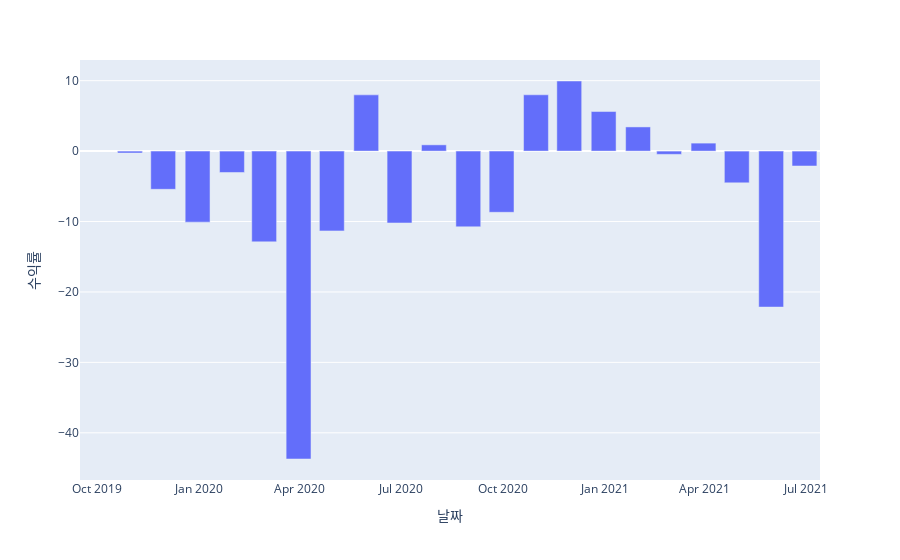

Notebook source saved alongside this figure:
### Code cell
df_month = df.copy()
df_month = df_month.asfreq("D").fillna(method="ffill")

df_month = df_month.asfreq("M").fillna(method="ffill")

df_month['수익률'] = df_month['자산'].pct_change()
df_month = df_month.reset_index()
df_month['누적수익률'] = (df_month['수익률']+1).cumprod() - 1
df_month['수익률'] = df_month['수익률']*100
df_month['누적수익률'] = df_month['누적수익률']*100
px.bar(df_month, x="날짜", y="수익률")

### Figure 1 — Plotly figure (JSON) as saved in the notebook; plotly's stock layout.template omitted (floating-point values rounded to 4 significant figures)
{"data": [{"alignmentgroup": "True", "hovertemplate": "날짜=%{x}<br>수익률=%{y}<extra></extra>", "legendgroup": "", "marker": {"color": "#636efa", "pattern": {"shape": ""}}, "name": "", "offsetgroup": "", "orientation": "v", "showlegend": false, "textposition": "auto", "type": "bar", "x": ["2019-09-30T00:00:00", "2019-10-31T00:00:00", "2019-11-30T00:00:00", "2019-12-31T00:00:00", "2020-01-31T00:00:00", "2020-02-29T00:00:00", "2020-03-31T00:00:00", "2020-04-30T00:00:00", "2020-05-31T00:00:00", "2020-06-30T00:00:00", "2020-07-31T00:00:00", "2020-08-31T00:00:00", "2020-09-30T00:00:00", "2020-10-31T00:00:00", "2020-11-30T00:00:00", "2020-12-31T00:00:00", "2021-01-31T00:00:00", "2021-02-28T00:00:00", "2021-03-31T00:00:00", "2021-04-30T00:00:00", "2021-05-31T00:00:00", "2021-06-30T00:00:00"], "xaxis": "x", "y": [null, -0.2733, -5.427, -10.09, -3.038, -12.89, -43.72, -11.33, 7.986, -10.21, 0.8881, -10.75, -8.689, 7.996, 9.954, 5.619, 3.434, -0.4624, 1.134, -4.501, -22.15, -2.116], "yaxis": "y"}], "layout": {"barmode": "relative", "legend": {"tracegroupgap": 0}, "margin": {"t": 60}, "xaxis": {"anchor": "y", "domain": [0, 1], "title": {"text": "날짜"}}, "yaxis": {"anchor": "x", "domain": [0, 1], "title": {"text": "수익률"}}}}
